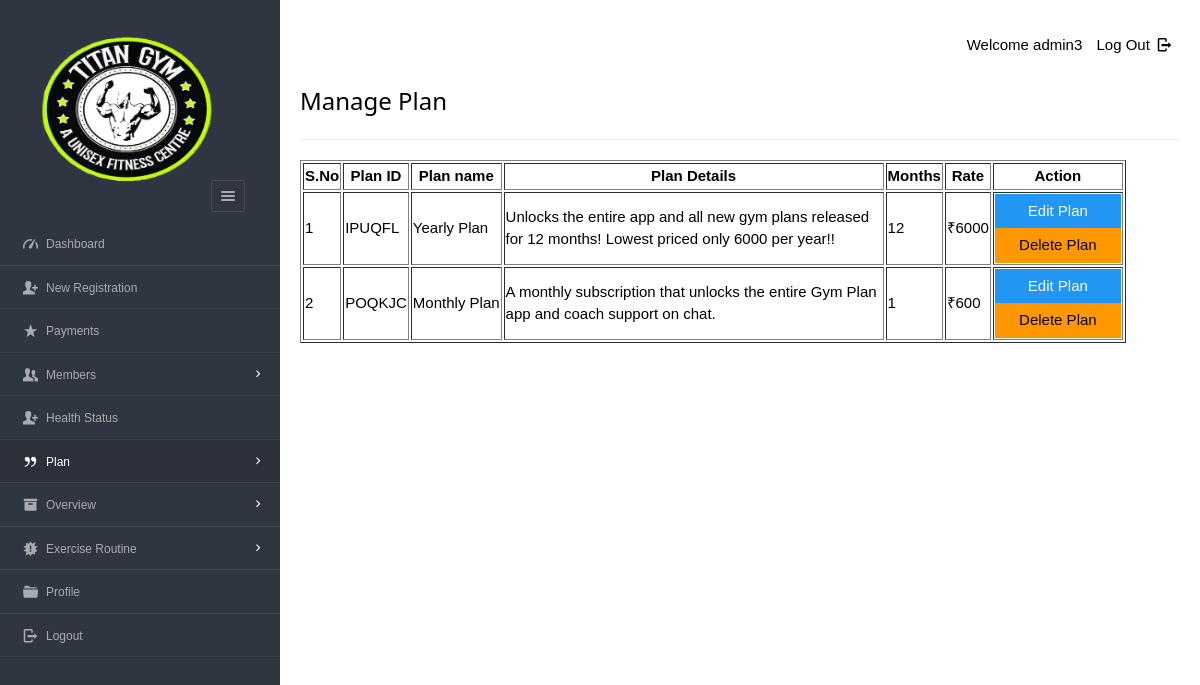
The page /dashboard/admin/view_plan.php (signed in) on the database its author committed.
### tables this page shows
CREATE TABLE `plan` (
  `pid` varchar(8) NOT NULL,
  `planName` varchar(20) NOT NULL,
  `description` varchar(200) NOT NULL,
  `validity` varchar(20) NOT NULL,
  `amount` int(10) NOT NULL,
  `active` varchar(255) DEFAULT NULL
);

### dashboard/admin/view_plan.php (the view, shortened to what this page needs)
<?php
require '../../include/db_conn.php';
?>
<!DOCTYPE html>
<html lang="en">
<head>
    <link rel="stylesheet" href="../../css/style.css"  id="style-resource-5">
    <link rel="stylesheet" href="../../css/dashMain.css">
    <link rel="stylesheet" type="text/css" href="../../css/entypo.css">
	<link href="a1style.css" rel="stylesheet" type="text/css">
</head>
     <body class="page-body  page-fade" onload="collapseSidebar()">
    	<div class="page-container sidebar-collapsed" id="navbarcollapse">
		<div class="sidebar-menu">
			<header class="logo-env">
			<div class="logo">
				<a href="main.php">
					<img src="../../images/logo.png" alt="" width="192" height="80" />
				</a>
			</div>
					<div class="sidebar-collapse" onclick="collapseSidebar()">
				<a href="#" class="sidebar-collapse-icon with-animation">
					<i class="entypo-menu"></i>
				</a>
			</div>
			</header>
    		<?php include('nav.php'); ?>
    	</div>
    		<div class="main-content">
				<div class="row">
					<div class="col-md-6 col-sm-8 clearfix">
					</div>
					<div class="col-md-6 col-sm-4 clearfix hidden-xs">
						<ul class="list-inline links-list pull-right">
							<li>Welcome <?php echo $_SESSION['full_name']; ?>
							</li>
							<li>
								<a href="logout.php">
									Log Out <i class="entypo-logout right"></i>
								</a>
							</li>
						</ul>
					</div>
				</div>
		<h3>Manage Plan</h3>
		<hr />
		<table class="table table-bordered datatable" id="table-1" border=1>
			<thead>
				<tr>
					<th>S.No</th>
					<th>Plan ID</th>
					<th>Plan name</th>
					<th>Plan Details</th>
					<th>Months</th>
					<th>Rate</th>
					<th>Action</th>
				</tr>
			</thead>
				<tbody>
					<?php
					$query  = "select * from plan where active='yes' ORDER BY amount DESC";
					$result = mysqli_query($con, $query);
					$sno    = 1;
					if (mysqli_affected_rows($con) != 0) {
					    while ($row = mysqli_fetch_array($result, MYSQLI_ASSOC)) {
					        $msgid = $row['pid'];
					        echo "<tr><td>" . $sno . "</td>";
					        echo "<td>" . $row['pid'] . "</td>";
					        echo "<td>" . $row['planName'] . "</td>";
					        echo "<td width='380'>" . $row['description'] . "</td>";
					        echo "<td>" . $row['validity'] . "</td>";
					        echo "<td>₹" . $row['amount'] . "</td>";
					        $sno++;
					        echo '<td><a href=edit_plan.php?id="'.$row['pid'].'"><input type="button" class="a1-btn a1-blue" id="boxxe" style="width:100%" value="Edit Plan" ></a><form action="del_plan.php" method="post" onSubmit="return ConfirmDelete();"><input type="hidden" name="name" value="' . $msgid .'"/><input type="submit" id="button1" value="Delete Plan" class="a1-btn a1-orange"/></form></td></tr>';
					    }
					}
					?>
				</tbody>
		</table>
    	</div>
    </body>
</html>

### css/style.css (style rules this page uses)
html { font-size: 62.5%; font-family: sans-serif; }
div { display: block; }
body { font-family: "Noto Sans", sans-serif, "Helvetica Neue", Helvetica, Arial, sans-serif; font-size: 12px; line-height: 1.428571429; display: block; margin: 0; }
*, *:before, *:after { box-sizing: border-box; }
a { text-decoration: none; background: transparent; }
img { vertical-align: middle; }
img { border: 0; }
.logo img { width: 220px; height: 200px; }
input, button, select, textarea { font-family: inherit; font-size: inherit; line-height: inherit; }
button, input { line-height: normal; }
button, input, select, textarea { font-family: inherit; font-size: 100%; margin: 0; }
input { background-color: white; cursor: text; padding: 1px; border-width: 2px; border-style: inset; border-color: initial; border-image: initial; }
input, textarea, select, button { text-rendering: auto; color: initial; letter-spacing: normal; word-spacing: normal; text-transform: none; text-indent: 0px; text-shadow: none; display: inline-block; text-align: start; margin: 0em; font: 400 13.3333px Arial; }
button, html input[type="button"], input[type="reset"], input[type="submit"] { cursor: pointer; }
a { color: #373e4a; text-decoration: none; }
a { background: transparent; }
a { color: #373e4a; }
.page-container { position: relative; padding-left: 280px; }
.page-container .sidebar-menu { position: absolute; width: 280px; top: 0; left: 0; bottom: 0; background: #303641; color: #aaabae; z-index: 1; min-height: 796px; box-sizing: border-box; }
.page-container .sidebar-menu .logo-env { width: 100%; padding: 35px; padding-bottom: 10px; box-sizing: border-box; }
.page-container .sidebar-menu .logo-env:before, .page-container .sidebar-menu .logo-env:after { content: " "; display: table; }
.page-container .sidebar-menu .logo-env > div { display: block; vertical-align: middle; white-space: nowrap; float: left; }
.page-container .sidebar-menu .logo-env > div > a { display: inline-block; color: #aaabae; }
.page-container .sidebar-menu .logo-env > div.sidebar-collapse, .page-container .sidebar-menu .logo-env > div.sidebar-mobile-menu { position: relative; float: right; }
.page-container .sidebar-menu .logo-env > div.sidebar-collapse a, .page-container .sidebar-menu .logo-env > div.sidebar-mobile-menu a { display: inline-block; border: 1px solid #454a54; text-align: center; padding: 0; line-height: 1; font-size: 20px; font-weight: 300; padding: 5px 2px; background-clip: padding-box; border-radius: 3px; transition: all 200ms ease-in-out; }
.page-container .sidebar-menu .logo-env .logo img { width: 180px; height: 150px; }
.page-container .sidebar-menu .logo-env:after { clear: both; }
ul, ol { margin-top: 0; margin-bottom: 8.5px; }
ul, menu, dir { display: block; list-style-type: disc; }
li { display: list-item; }
i, cite, em, var, address, dfn { font-style: italic; }

### css/entypo.css (style rules this page uses)
[class^="entypo-"]:before, [class*=" entypo-"]:before { font-family: "entypo"; font-style: normal; font-weight: normal; speak: none; display: inline-block; text-decoration: inherit; width: 1em; margin-right: .2em; text-align: center; font-variant: normal; text-transform: none; line-height: 1em; margin-left: .2em; }
.entypo-menu:before { content: '\e811'; }
.entypo-logout:before { content: '\e85d'; }

### dashboard/admin/view_plan.php (style rules this page uses)
#button1 { width:126px; }

### rows shown on the page
plan: pid "IPUQFL", planName "Yearly Plan", description "Unlocks the entire app and all new gym plans released for 12 months! Lowest priced only 6000 per year!!", validity "12", amount "6000"
plan: pid "POQKJC", planName "Monthly Plan", description "A monthly subscription that unlocks the entire Gym Plan app and coach support on chat.", validity "1", amount "600"

### other values the page prints
$_SESSION['full_name'] "admin3"
